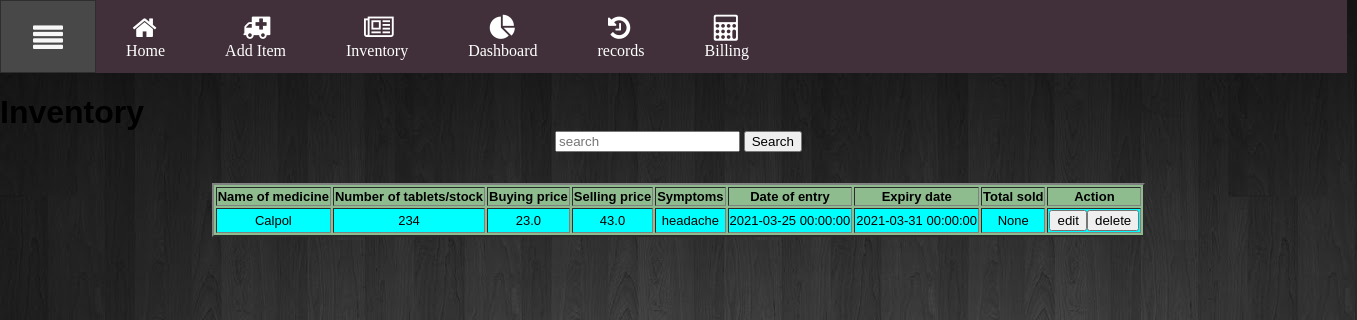
The page /inventory (signed in) on the database as committed earlier.
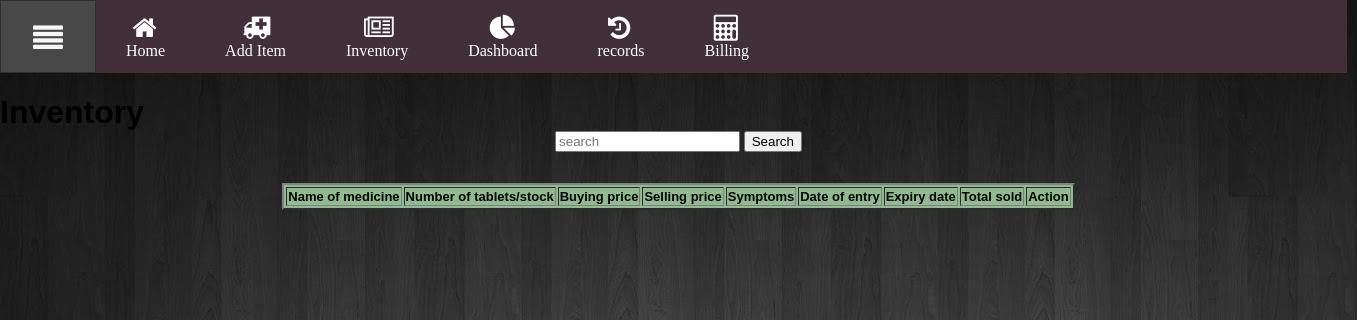
The same page on the database as committed later.
### app.py (models this page shows)
class Inventory(db.Model):
	id = db.Column(db.Integer, primary_key=True)
	med_name = db.Column(db.String(100))
	entry_date = db.Column(db.DateTime)
	expiry_date = db.Column(db.DateTime)
	stock = db.Column(db.Integer)
	symptoms = db.Column(db.String(300))
	rate_per_tab_bought = db.Column(db.Float)
	rate_per_tab_sell = db.Column(db.Float)
	sold = db.Column(db.Float)
	owner_id = db.Column(db.Integer, db.ForeignKey('pharmacists.id'))

### app.py (the view)
@app.route("/inventory", methods=['POST', 'GET'])
@login_required
def inventory():
	inventory_list = Inventory.query.filter_by(owner_id = session['id']).all()
	if request.method == 'POST':
		try :
			med_name = request.form.get("med_name")
			query_for_med = Inventory.query.filter_by(med_name = med_name, owner_id = session['id']).all()
			return render_template("display_query.html", query_for_med = query_for_med)
		except:
			flash("Medicine not found!!")
			return redirect(url_for("inventory"))
	else:
		return render_template("inventory.html", inventory_list = inventory_list)

### app.py (called while the page is built)
@login_manager.user_loader
def load_user(user_id):
    return Pharmacists.query.get(int(user_id))

### templates/inventory.html (shortened to what this page needs)
{% extends "layout.html" %}
{% block body %}
<!DOCTYPE html>
<html lang="en">
<head>
</head>
<body>
    <h1 style="text-align: center;">Inventory</h1><br>
    <form action="/inventory" method="POST" style="text-align: center;">
        <input list="browsers" name="med_name" id="browser" autocomplete="off" placeholder="search">
        <input type="submit" name="search" value="Search">
    </form>
    <br><br>
    <form action="/edit" method="POST" style="text-align: center;">
        <TABLE id="dataTable" border="2" align="center" style="background-color: darkseagreen;">
            <th style="text-align: center;">Name of medicine</th>
            <th style="text-align: center;">Number of tablets/stock</th>
            <th style="text-align: center;">Buying price</th>
            <th style="text-align: center;">Selling price</th>
            <th style="text-align: center;">Symptoms</th>
            <th style="text-align: center;">Date of entry</th>
            <th style="text-align: center;">Expiry date</th>
            <th style="text-align: center;">Total sold</th>
            <th style="text-align: center;">Action</th>
                {% for i in inventory_list %}
                <tr style="text-align: center; background-color: cyan;">
                    <td>{{i.med_name}}</td>
                    <td>{{i.stock}}</td>
                    <td>{{i.rate_per_tab_bought}}</td>
                    <td>{{i.rate_per_tab_sell}}</td>
                    <td>{{i.symptoms}}</td>
                    <td>{{i.entry_date}}</td>
                    <td>{{i.expiry_date}}</td>
                    <td>{{i.sold}}</td>
                    <td><input type="submit" name="{{i.id}}" value="edit"><input type="submit" name="{{i.id}}" value="delete"></td>
                </tr>
                {% endfor %}
          </TABLE>
        </form>
    <br><br>
</body>
</html>
{% endblock %}

### templates/layout.html (shortened to what this page needs)
<!doctype html>
<html>
<head>
<link rel="stylesheet" href="https://maxcdn.bootstrapcdn.com/font-awesome/4.7.0/css/font-awesome.min.css">
<link href="{{url_for('static',filename='assets/bootstr ap/css/Untitled2.css')}}" rel="stylesheet">
<link href="{{url_for('static',filename='assets/bootstrap/css/layout.css')}}" rel="stylesheet">
</head>
<body>
<div id="wb_ResponsiveMenu1" style="position:absolute;left:96px;top:0px;width:1251px;height:73px;z-index:1;">
<ul class="ResponsiveMenu1" id="ResponsiveMenu1" role="menu">
<li><a role="menuitem" href="/home"><i class="fa fa-home fa-2x">&nbsp;</i><br>Home</a></li>
<li><a role="menuitem" href="/add_medicine"><i class="fa fa-ambulance fa-2x">&nbsp;</i><br>Add&nbsp;Item</a></li>
<li><a role="menuitem" href="/inventory"><i class="fa fa-newspaper-o fa-2x">&nbsp;</i><br>Inventory</a></li>
<li><a role="menuitem" href="/dashboard"><i class="fa fa-pie-chart fa-2x">&nbsp;</i><br>Dashboard</a></li>
<li><a role="menuitem" href="/records"><i class="fa fa-history fa-2x">&nbsp;</i><br>records</a></li>
<li><a role="menuitem" href="/billing"><i class="fa fa-calculator fa-2x">&nbsp;</i><br>Billing</a></li>
</ul>
</div>
<div id="wb_PanelMenu1" style="position:absolute;left:0px;top:0px;width:94px;height:71px;text-align:center;z-index:2;">
<a href="#PanelMenu1_markup" id="PanelMenu1">&nbsp;</a>
</div>
<br><br>
<br><br><br><br>
{% block body %}
{% endblock %}
</body>
</html>

### templates/inventory.html (style rules this page uses)
table { page-break-inside:auto }
div { page-break-inside:avoid; }

Rows that differ between the two databases and show on the page:
removed Inventory: med_name "Calpol", stock "234", rate_per_tab_bought "23.0", rate_per_tab_sell "43.0", symptoms "headache", entry_date "2021-03-25 00:00:00", expiry_date "2021-03-31 00:00:00", sold "None"
